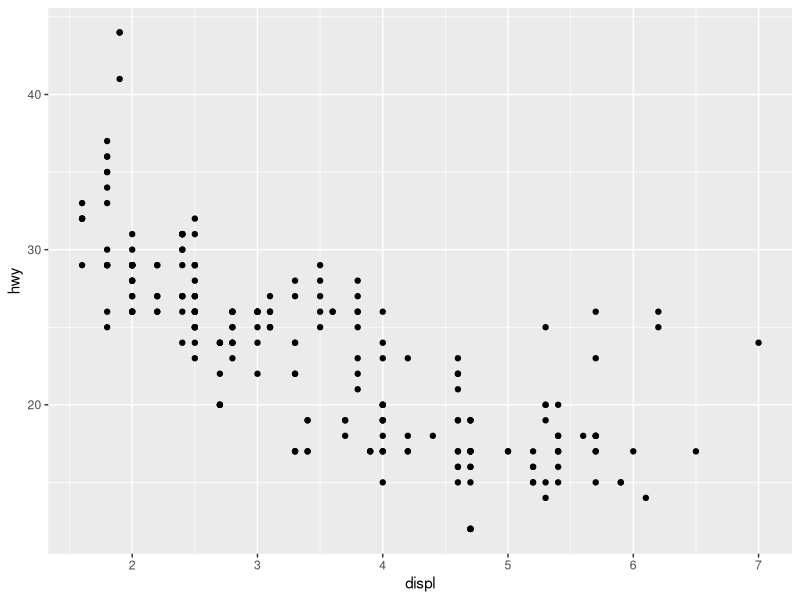
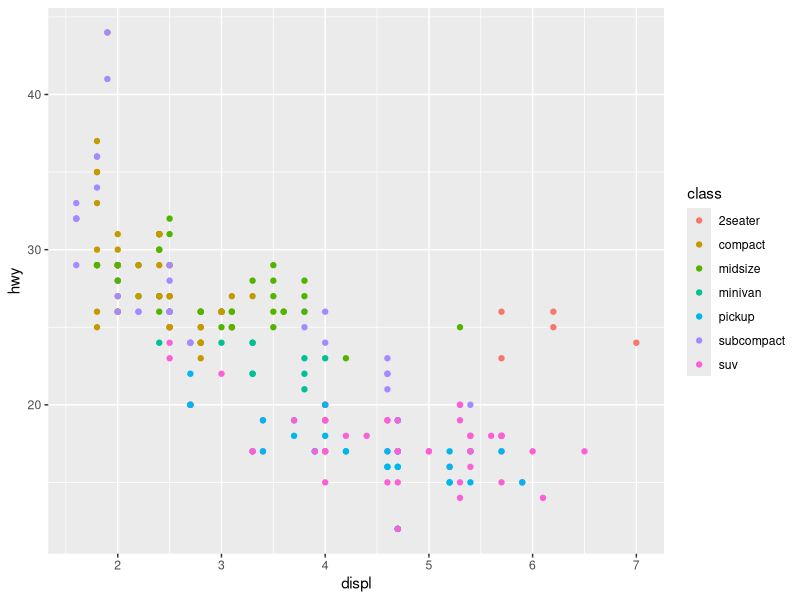
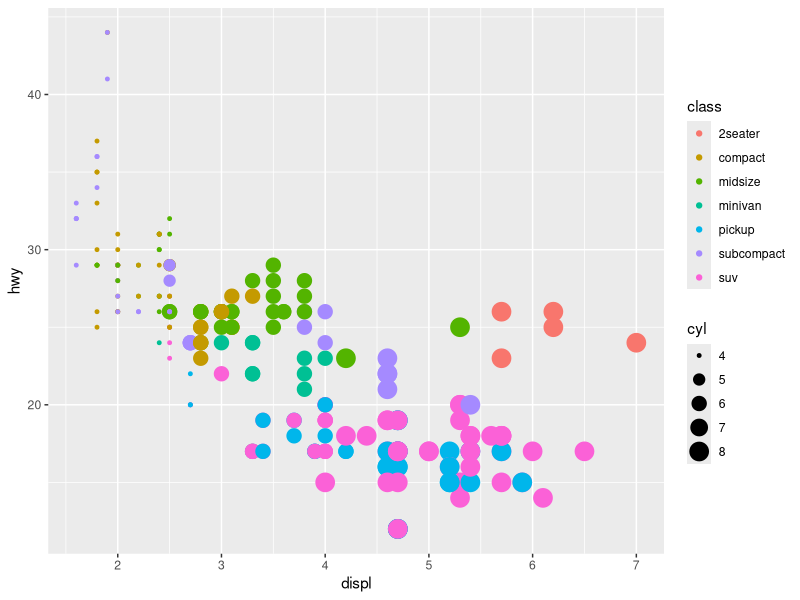
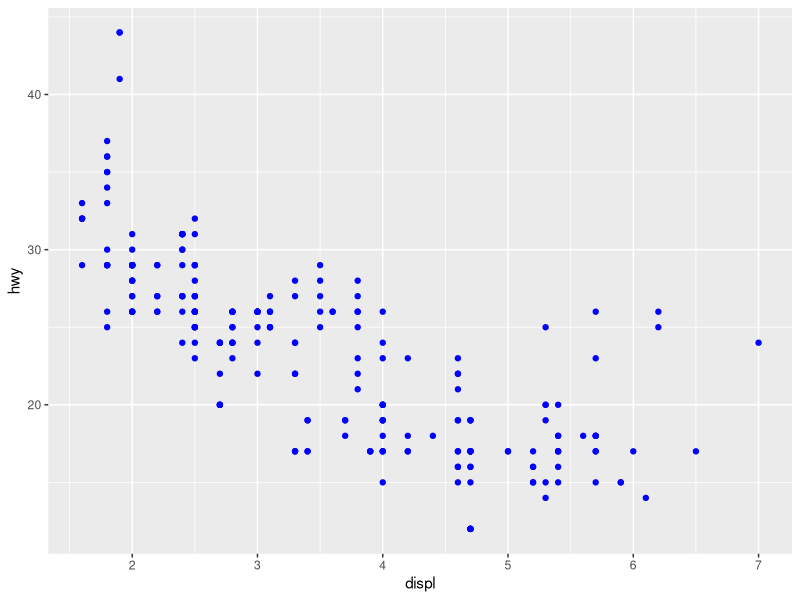
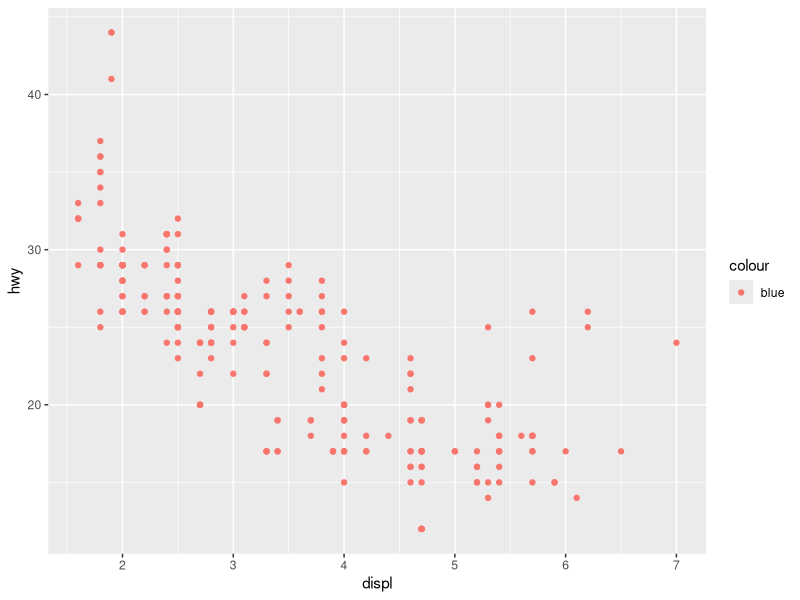
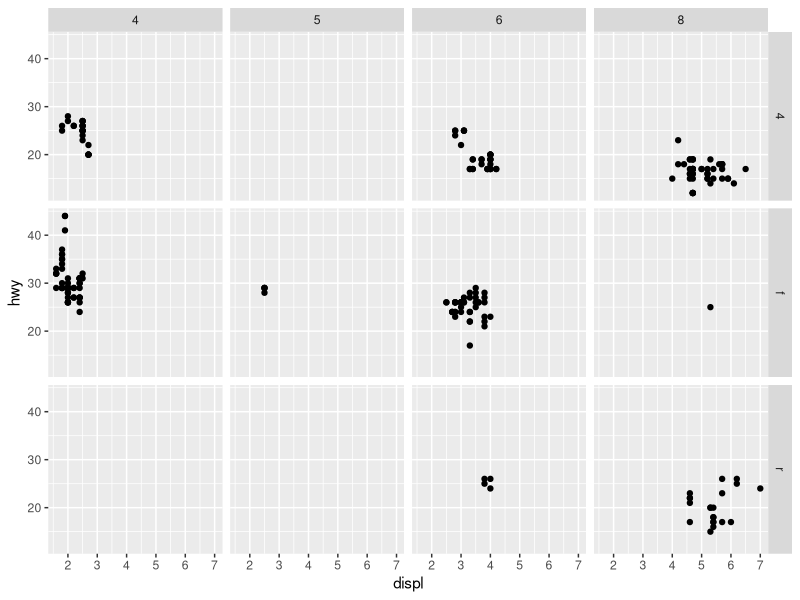
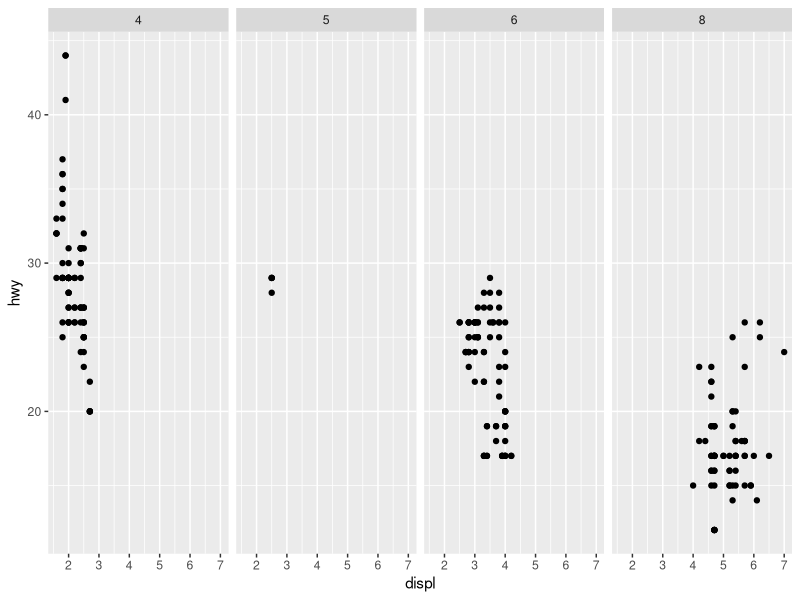
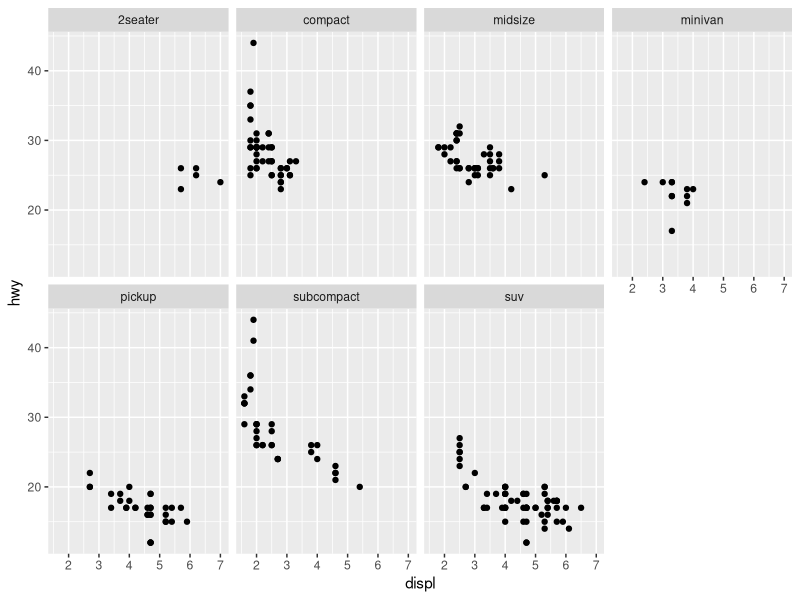

Write R code to recreate these figures, in order.
## ---- chunk 1
library(tidyverse)
## ---- chunk 2
mpg
## ---- chunk 3
ggplot(mpg) + geom_point(aes(x=displ, y=hwy))
## ---- chunk 4
ggplot(mpg) + geom_point(aes(x=displ, y=hwy, color = class))
## ---- chunk 5
ggplot(mpg) + geom_point(aes(x=displ, y=hwy, color = class, size=cyl))
## ---- chunk 6
ggplot(mpg) + geom_point(aes(x=displ, y=hwy), color = "blue")
## ---- chunk 7
ggplot(mpg) + geom_point(aes(x=displ, y=hwy, color = "blue"))
## ---- chunk 8
ggplot(data = mpg) + 
  geom_point(mapping = aes(x = displ, y = hwy)) + 
  facet_grid(drv ~ cyl)
## ---- chunk 9
ggplot(data = mpg) + 
  geom_point(mapping = aes(x = displ, y = hwy)) + 
  facet_grid(. ~ cyl)
## ---- chunk 10
ggplot(data = mpg) + 
  geom_point(mapping = aes(x = displ, y = hwy)) + 
  facet_wrap(~ class, nrow = 2)
